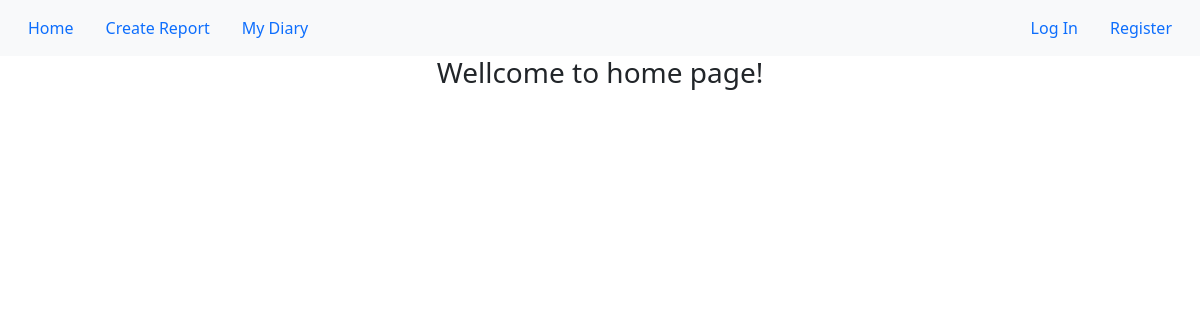
The app's page /, older data.
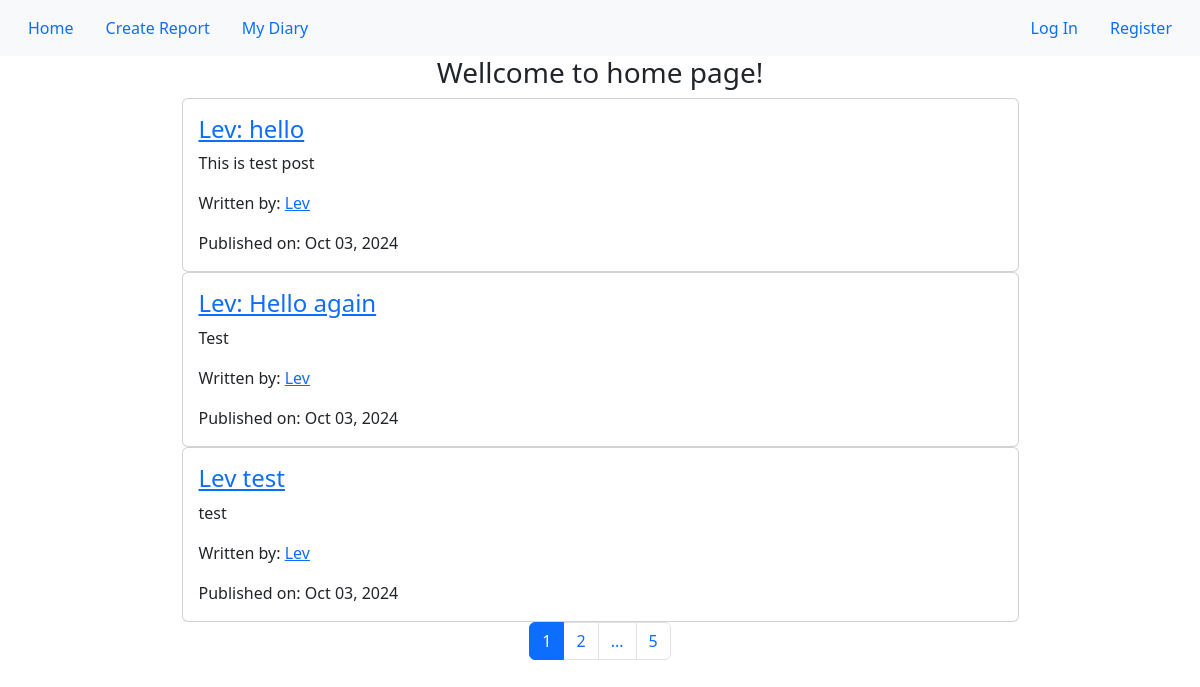
The same page, newer data.
### compro/models.py (models this page shows, shortened)
class Blogs(db.Model):
    __tablename__ = 'blogs'
    id = db.Column(db.Integer, primary_key=True)
    title = db.Column(db.String(128), nullable=False)
    content = db.Column(db.Text, nullable=False)
    posted_date = db.Column(db.DateTime, default = datetime.utcnow())
    author_id = db.Column(db.Integer, db.ForeignKey('users.id'), nullable=False)

class Users (db.Model, UserMixin):
     __tablename__ = 'users'
     id = db.Column(db.Integer, primary_key=True)
     username = db.Column(db.String(64), nullable = False)
     email = db.Column(db.String(128), nullable=True, index=True, unique=True)
     hash_password = db.Column(db.String(128))
     profile_photo_path = db.Column(db.String(), default='default.jpg')
     post = db.relationship('Blogs', backref='author', lazy='dynamic')

### compro/core/views.py (the view)
@core_bp.route('/')
def index():
    page = request.args.get('page', 1, type=int)
    blog_posts = Blogs.query.order_by(Blogs.posted_date.desc()).paginate(page=page, per_page=3)
    return render_template('index.html', blog_posts=blog_posts, page=page)

### compro/templates/index.html
{% extends 'base.html' %}
{% block content %}
    <h3 align="center">Wellcome to home page!</h3>
    <div class="container center">
        {% for post in blog_posts.items %}
    <div align="center">
    <div class="card w-75 text-start" >
      <div class="card-body">
        <h4 class="card-title"><a href="{{ url_for('blog.read_post',post_id=post.id) }}">{{ post.title }}</a></h4>
        <p class="card-text">{{ post.content }}</p>
        <p class="card-text">Written by:
        <a href="{{ url_for('users.user_posts',user_id=post.author.id) }}" class="card-link">{{ post.author.username }}</a>
        </p>
        <p class="card-text">Published on: {{ post.posted_date.strftime('%b %d, %Y') }}</p>
      </div>
    </div>
    </div>
        {% endfor %}
    </div>
  <nav aria-label="pagination">
  <ul class="pagination justify-content-center">
    {% for num_page in blog_posts.iter_pages(left_edge=1, left_current=1, right_current=2, right_edge=1) %}
            {% if page == num_page %}
            <li class="page-item active" ><span class="page-link">{{ num_page }}</span></li>
            {% elif num_page == None %}
             <li class="page-item" ><span class="page-link">...</span></li>
            {% else %}
            <li class="page-item"><a class="page-link" href="{{ url_for('core.index',page=num_page) }}">{{ num_page }}</a></li>
            {% endif %}
      {% endfor %}
  </ul>
</nav>
{% endblock %}

### compro/templates/base.html (shortened to what this page needs)
<!doctype html>
<html lang="en">
  <head>
    <link href="https://cdn.jsdelivr.net/npm/bootstrap@5.3.3/dist/css/bootstrap.min.css" rel="stylesheet">
  </head>
  <body>
<nav class="navbar navbar-expand-lg bg-body-tertiary">
<div class="container-fluid">
  <ul class="nav">
  <li class="nav-item">
    <a class="nav-link"  href="{{ url_for('core.index') }}">Home</a>
  </li>
  <li class="nav-item">
    <a class="nav-link" href="#">Create Report</a>
  </li>
  <li class="nav-item">
    <a class="nav-link" href="#">My Diary</a>
  </li>
  </ul>
  <ul class="nav justify-content-end">
      {% if current_user.is_authenticated %}
  <li class="nav-item">
    <a class="nav-link" href="{{ url_for('users.profile') }}">Profile</a>
  </li>
  <li class="nav-item">
    <a class="nav-link" href="{{ url_for('users.logout') }}">Logout</a>
  </li>
      {% else %}
  <li class="nav-item">
    <a class="nav-link" href="{{ url_for('users.login') }}">Log In</a>
  </li>
  <li class="nav-item">
    <a class="nav-link" href="{{ url_for('users.register') }}">Register</a>
  </li>
      {% endif %}
</ul>
</div>
</nav>
  {% block content %}
  {% endblock %}
  </body>
</html>

Row changes from the older to the newer data that the page shows:
added Blogs: title "Lev: hello", content "This is test post", author.username "Lev", posted_date "Oct 03, 2024"
added Blogs: title "Lev: Hello again", content "Test", author.username "Lev", posted_date "Oct 03, 2024"
added Blogs: title "Lev test", content "test", author.username "Lev", posted_date "Oct 03, 2024"
Text that changed along with them:
new list line: "1"
new list line: "2"
new list line: "5"
